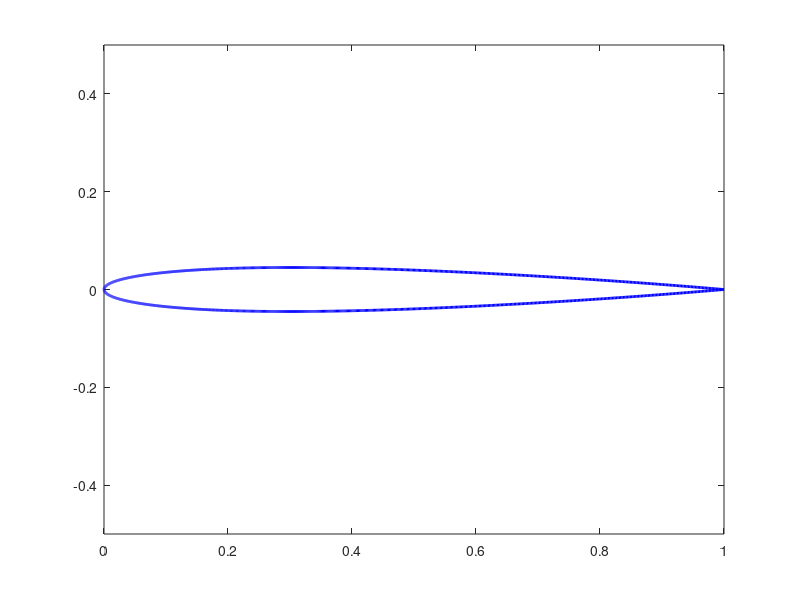
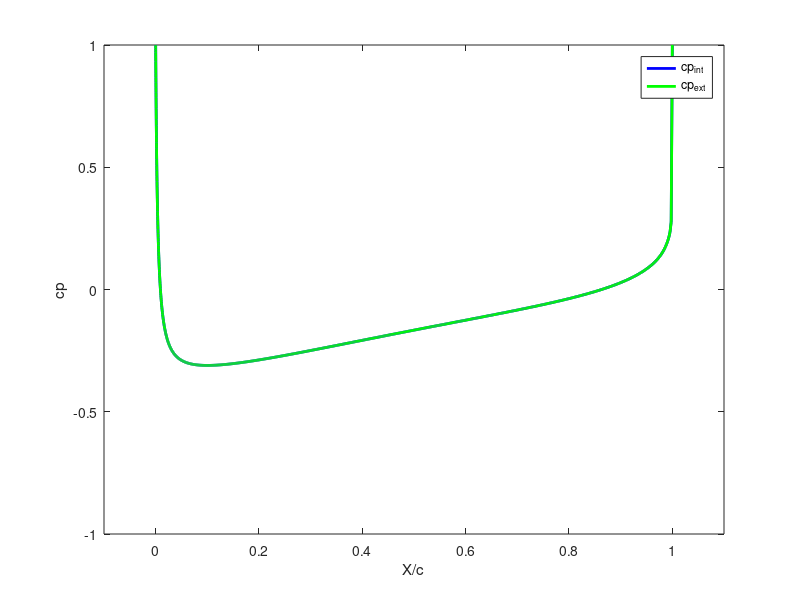

Source code (MATLAB) for these figures, in order:
function ClimNACA
clear all; close all; clc;
%Parámetros perfil NACA%
t=0.09; %t/c%
h=0; %h/c%
p=0; %p/c%
alpha=0*pi/180; %ángulo ataque%

[Next, xiext, Xext, Yext, cpext, Nint, xiint, Xint, Yint, cpint]=Mpaneles(h,p,t,alpha);

figure
plot(Xint,Yint,'b','LineWidth',2)
hold on
plot(Xext,Yext,'b','LineWidth',2)
axis([0 1 -0.5 0.5])

figure
plot(Xint(1:Nint),cpint(1:Nint),'b','LineWidth',2)
hold on
plot(Xext(1:Next),cpext(1:Next),'g','LineWidth',2)
xlabel('X/c')
ylabel('cp')
legend('cp_{int}','cp_{ext}')
axis([-0.1 1.1 -1 1])

[Xint(1:Nint)' Yint(1:Nint)' cpint(1:Nint)' xiint(1:Nint)']
[Xext(1:Next)' Yext(1:Next)' cpext(1:Next)' xiext(1:Next)']

function [Next,xiext,Xext,Yext,cpext,Nint,xiint,Xint,Yint,cpint]=Mpaneles(h,p,t,alpha)

if p==0
    p=10^-12
end

m=700;
% Número de paneles:
n = 2*m-2;
Xp(1:m) = 1-cos(pi/2*((1:m)-1)/(m-1));

% Ecuaciones perfil NACA:
zE= t/0.2*(0.2969*sqrt(Xp)-0.126*Xp-0.3516*Xp.^2+0.2843*Xp.^3-0.1036*Xp.^4);
for i=1:m,
    if Xp(i)<=p,
        zc(i)=h/p^2*(2*p*Xp(i)-Xp(i)^2);
        dzcdx(i)=h/p^2*(2*p-2*Xp(i));
    else
        zc(i)=h/(1-p)^2*(1-2*p+2*p*Xp(i)-Xp(i)^2);
        dzcdx(i)=h/(1-p)^2*(2*p-2*Xp(i));
    end
end
theta(1:m)=atan(dzcdx);

% Definición del extradós e intradós
xe(1:m)=Xp-zE.*sin(theta);
ze(1:m)=zc+zE.*cos(theta);
xi(1:m)=Xp+zE.*sin(theta);
zi(1:m)=zc-zE.*cos(theta);

% Vértices de paneles:
xv(1:m-1)=xe(1:m-1)
xv(m:n)=xi(m:-1:2);
zv(1:m-1)=ze(1:m-1);
zv(m:n)=zi(m:-1:2);
xv(n+1)=xv(1); zv(n+1)=zv(1);

% Vectores normales y tangentes
difxv(1:n)=xv(2:n+1)-xv(1:n);
difzv(1:n)=zv(2:n+1)-zv(1:n);
D(1:n)=sqrt(difxv.^2+difzv.^2);

vn_x=difzv./D;
vn_z=-difxv./D;

vt_x=difxv./D;
vt_z=difzv./D;

% Puntos medios de paneles
xm(1:n)=(xv(2:n+1)+xv(1:n))/2;
zm(1:n)=(zv(2:n+1)+zv(1:n))/2;
Dm(1:n-1)=sqrt((xm(2:n)-xm(1:n-1)).^2+(zm(2:n)-zm(1:n-1)).^2);
Dm(n)=sqrt((xm(n)-xm(1))^2+(zm(n)-zm(1))^2);

% Matriz método paneles
for j=1:n,
    bjkn=(xv(1:n)-xm(j)).*vn_x+(zv(1:n)-zm(j)).*vn_z;
    bjkt=(xv(1:n)-xm(j)).*vt_x+(zv(1:n)-zm(j)).*vt_z;
    I(j,1:n)=(atan((bjkt+D)./bjkn)-atan(bjkt./bjkn))./pi;
    I(j,j)=-1;
end

xbs=1; zbs=0; 
vne_x=sin(alpha); 
vne_z=-cos(alpha);
vte_x=cos(alpha); 
vte_z=sin(alpha);

for j=1:n,
bjen= (xbs-xm(j))*vne_x+(zbs-zm(j)).*vne_z;
bjet= (xbs-xm(j))*vte_x+(zbs-zm(j)).*vte_z;
I(j,n+1)=(pi/2*sign(bjen)-atan(bjet/bjen))/pi;
end
b(1:n)=2*(xm(1:n)*cos(alpha)+zm(1:n)*sin(alpha));

% Condición de Kutta
I(n+1,1:(n+1))=0; b(n+1)=0;
I(n+1,m-2)=-1/Dm(m-2);
I(n+1,m-1)=1/Dm(m-2);
I(n+1,m)=-1/Dm(m);
I(n+1,m+1)=1/Dm(m);
% Cálculo de potenciales
phi= (I\b')';
Gamma=phi(n+1);
Cl=2*Gamma;

% cp en extradós e intradós geométrico
v(1)=(phi(1)-phi(n))/Dm(n);
cp(1)=1-v(1)*v(1);
v(2:n)=(phi(2:n)-phi(1:n-1))./Dm(1:n-1);
cp(2:n)=1-v(2:n).^2;
cpe(1:m-1)=cp(1:+m-1);
cpi(2:m-1)=cp(n:-1:(m+1));
cpi(1)=cpe(1); cpi(m)=1; cpe(m)=1;

% Cálculos de cp para las corrientes de extradós e intradós 
%(ambas a partir del punto de remanso en la parte frontal) .
maxcpe=-2; 
for i=1:m-1,
    if cpe(i)> maxcpe,
        maxcpe=cpe(i); imaxcpe=i;
        xmaxcpe(i)=xe(i);
    end
end
maxcpi=-2; 
for i=1:m-1,
    if cpi(i)> maxcpi,
        maxcpi=cpi(i); imaxcpi=i;
xmaxcpi(i)=xi(i);
    end
end
if maxcpe >= maxcpi,
    X_PR=xe(imaxcpe);
    Xint(1:imaxcpe)=xe(imaxcpe:-1:1);
    Yint(1:imaxcpe)=ze(imaxcpe:-1:1);
    Xint((imaxcpe+1):(imaxcpe+m-1))=xi(2:m);  
    Yint((imaxcpe+1):(imaxcpe+m-1))=zi(2:m);
    cpint(1:imaxcpe)=cpe(imaxcpe:-1:1);
    cpint((imaxcpe+1):(imaxcpe+m-1))=cpi(2:m);
    Xext(1:(m-imaxcpe+1))=xe(imaxcpe:m);
    Yext(1:(m-imaxcpe+1))=ze(imaxcpe:m);
    cpext(1:(m-imaxcpe+1))=cpe(imaxcpe:m);
end
if maxcpi>= maxcpe,
    X_PR=xi(imaxcpi);
    Xext(1:imaxcpi)=xi(imaxcpi:-1:1);
    Yext(1:imaxcpi)=zi(imaxcpi:-1:1);
    Xext((imaxcpi+1):(imaxcpi+m-1))=xe(2:m);
    Yext((imaxcpi+1):(imaxcpi+m-1))=ze(2:m);
    cpext(1:imaxcpi)=cpi(imaxcpi:-1:1);
    cpext((imaxcpi+1):(imaxcpi+m-1))=cpe(2:m);
    Xint(1:(m-imaxcpi+1))=xi(imaxcpi:m);
    Yint(1:(m-imaxcpi+1))=zi(imaxcpi:m);
    cpint(1:(m-imaxcpi+1))=cpi(imaxcpi:m);
end

Nint=length(Xint);
Next=length(Xext);

xiint(1)=0;
for k=2:Nint,
    xiint(k)=xiint(k-1)+sqrt((Xint(k)-Xint(k-1))^2+(Yint(k)-Yint(k-1))^2);
end
xiext(1)=0
for k=2:Next,
    xiext(k)=xiext(k-1)+sqrt((Xext(k)-Xext(k-1))^2+(Yext(k)-Yext(k-1))^2);
end
   
